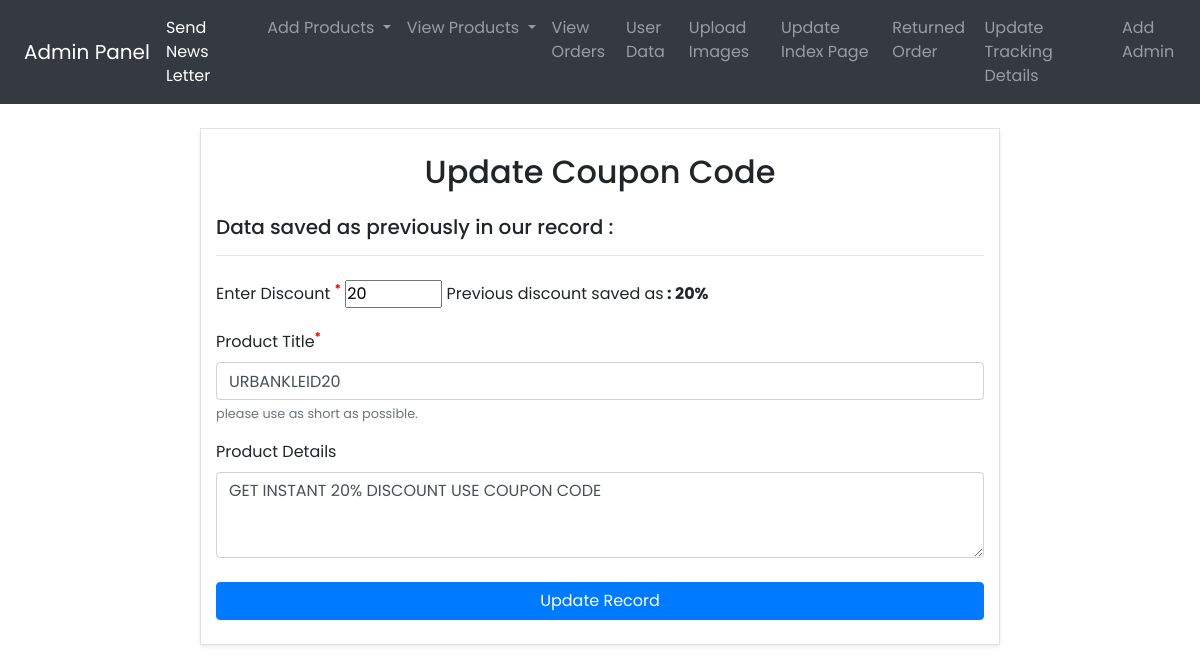
The page /urban.kleid.owner/update_coupon_code.php?proid=12 (signed in) on the database its author committed.
### tables this page shows
CREATE TABLE `index_page` (
  `index_id` int(11) NOT NULL,
  `index_img` varchar(255) NOT NULL,
  `index_title` varchar(255) NOT NULL,
  `index_desc` longtext NOT NULL,
  `index_created` datetime NOT NULL DEFAULT current_timestamp()
);

### urban.kleid.owner/update_coupon_code.php (the view, shortened to what this page needs)
<!DOCTYPE html>
<html lang="en">
<head>
 <link rel="stylesheet" href="https://cdn.jsdelivr.net/npm/bootstrap@4.5.3/dist/css/bootstrap.min.css"
>
 <link rel="stylesheet" href="css/style.css">
</head>
<body>
<?php include 'basic/navbar.php'; ?>
  <?php
include 'dbconnect.php';
$proid=$_GET['proid'];
$sql = "SELECT * FROM `index_page` where index_id='$proid'";
$result = mysqli_query($conn, $sql);
while ($row = mysqli_fetch_assoc($result)) {
  $img = $row['index_img'];
  $title = $row['index_title'];
  $detail = $row['index_desc'];
 echo '  <div class="container my-4 border shadow-sm" style="max-width: 800px;">
 <h2 class="text-center my-4">Update Coupon Code</h2>
 <h5>Data saved as previously in our record :</h5>
   <form action="" method="post">
     <hr>
     <div class="form-group mt-4">
   <label for="title"> Enter Discount <sup class="font-weight-bold" style="color: red;">*</sup></label>
   <input class=" input-number" value="'.$img.'"  min="0" max="100"  type="number" name="discount_code" required />
   <span>Previous discount saved as<b> : '.$img.'% </b></span>
 </div>
     <div class="form-group">
       <label for="title"> Product Title<sup class="font-weight-bold" style="color: red;">*</sup></label>
       <input type="text" class="form-control" id="title" name="title" aria-describedby="title" value="'.$title.'" required />
       <small id="title" class="form-text text-muted">please use as short as possible.</small>
     </div>
     <div class="form-group">
   <label for="exampleFormControlTextarea1">Product Details </label>
   <textarea class="form-control" name="detail" id="exampleFormControlTextarea1" rows="3">'.$detail.'</textarea>
 </div>
 <button type="submit" name="update_text" class="btn btn-primary my-4 btn-block ">Update Record </button>
</form>
 </div>
';
    }
  ?>
</body>
 </html>

### urban.kleid.owner/css/style.css (style rules this page uses)
* { margin: 0; padding: 0; }
body { font-family: 'Mukta Vaani', sans-serif; font-family: 'Nunito Sans', sans-serif; font-family: 'Poppins', sans-serif; }

### rows shown on the page
index_page: discount_code "20", index_img "20", title "URBANKLEID20", detail "GET INSTANT 20% DISCOUNT USE COUPON CODE"
